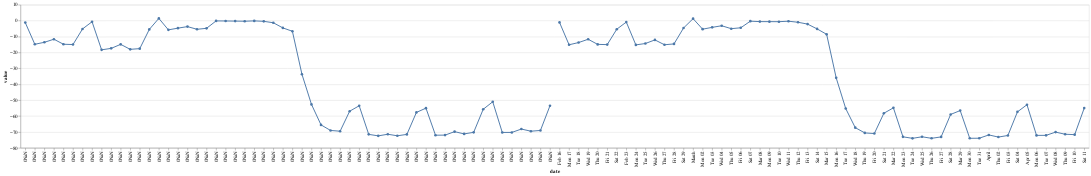

Notebook cell for this chart:
### Code cell
import altair as alt

# alt.themes.enable('dark')

country = "France"
category = "workplace"
subset = df.query('country == @country and category == @category')
chart_data = subset.groupby(['date'])['value'].mean().reset_index()
(alt.Chart(chart_data)
 .mark_line(point=True)
 .encode(x='date', y='value')
 +
 alt.Chart(subset.query('region == "total"'))
 .mark_line(point=True)
 .encode(x='date:T', y='value')
)

### Figure 1 — Vega-Lite specification as saved in the notebook (floating-point values rounded to 4 significant figures)
{"config": {"view": {"continuousWidth": 400, "continuousHeight": 300}}, "layer": [{"data": {"name": "data-a914dbc25812e444125a7d6c3a0da834"}, "mark": {"type": "line", "point": true}, "encoding": {"x": {"type": "nominal", "field": "date"}, "y": {"type": "quantitative", "field": "value"}}}, {"data": {"name": "data-1840af11d4811194004ffff96dbed335"}, "mark": {"type": "line", "point": true}, "encoding": {"x": {"type": "temporal", "field": "date"}, "y": {"type": "quantitative", "field": "value"}}}], "$schema": "https://vega.github.io/schema/vega-lite/v4.8.1.json", "datasets": {"data-a914dbc25812e444125a7d6c3a0da834": [{"date": "2020-02-16", "value": -1.223}, {"date": "2020-02-17", "value": -14.85}, {"date": "2020-02-18", "value": -13.61}, {"date": "2020-02-19", "value": -11.67}, {"date": "2020-02-20", "value": -14.83}, {"date": "2020-02-21", "value": -15.03}, {"date": "2020-02-22", "value": -5.204}, {"date": "2020-02-23", "value": -0.6749}, {"date": "2020-02-24", "value": -18.34}, {"date": "2020-02-25", "value": -17.42}, {"date": "2020-02-26", "value": -14.9}, {"date": "2020-02-27", "value": -18.03}, {"date": "2020-02-28", "value": -17.59}, {"date": "2020-02-29", "value": -5.5}, {"date": "2020-03-01", "value": 1.438}, {"date": "2020-03-02", "value": -5.781}, {"date": "2020-03-03", "value": -4.703}, {"date": "2020-03-04", "value": -3.734}, {"date": "2020-03-05", "value": -5.417}, {"date": "2020-03-06", "value": -4.815}, {"date": "2020-03-07", "value": -0.1569}, {"date": "2020-03-08", "value": -0.1934}, {"date": "2020-03-09", "value": -0.2724}, {"date": "2020-03-10", "value": -0.353}, {"date": "2020-03-11", "value": -0.1311}, {"date": "2020-03-12", "value": -0.4114}, {"date": "2020-03-13", "value": -1.317}, {"date": "2020-03-14", "value": -4.551}, {"date": "2020-03-15", "value": -6.666}, {"date": "2020-03-16", "value": -33.71}, {"date": "2020-03-17", "value": -52.65}, {"date": "2020-03-18", "value": -65.55}, {"date": "2020-03-19", "value": -69.05}, {"date": "2020-03-20", "value": -69.52}, {"date": "2020-03-21", "value": -56.95}, {"date": "2020-03-22", "value": -53.52}, {"date": "2020-03-23", "value": -71.51}, {"date": "2020-03-24", "value": -72.45}, {"date": "2020-03-25", "value": -71.43}, {"date": "2020-03-26", "value": -72.4}, {"date": "2020-03-27", "value": -71.53}, {"date": "2020-03-28", "value": -57.7}, {"date": "2020-03-29", "value": -55.02}, {"date": "2020-03-30", "value": -72.03}, {"date": "2020-03-31", "value": -71.98}, {"date": "2020-04-01", "value": -69.8}, {"date": "2020-04-02", "value": -71.22}, {"date": "2020-04-03", "value": -70.23}, {"date": "2020-04-04", "value": -55.74}, {"date": "2020-04-05", "value": -51.01}, {"date": "2020-04-06", "value": -70.3}, {"date": "2020-04-07", "value": -70.29}, {"date": "2020-04-08", "value": -68.17}, {"date": "2020-04-09", "value": -69.51}, {"date": "2020-04-10", "value": -69.05}, {"date": "2020-04-11", "value": -53.5}], "data-1840af11d4811194004ffff96dbed335": [{"country_geoid": "FR", "country": "France", "region": "total", "category": "workplace", "page": 1, "date": "2020-02-16", "change": -56, "value": -1.107}, {"country_geoid": "FR", "country": "France", "region": "total", "category": "workplace", "page": 1, "date": "2020-02-17", "change": -56, "value": -15.16}, {"country_geoid": "FR", "country": "France", "region": "total", "category": "workplace", "page": 1, "date": "2020-02-18", "change": -56, "value": -13.76}, {"country_geoid": "FR", "country": "France", "region": "total", "category": "workplace", "page": 1, "date": "2020-02-19", "change": -56, "value": -11.7}, {"country_geoid": "FR", "country": "France", "region": "total", "category": "workplace", "page": 1, "date": "2020-02-20", "change": -56, "value": -14.91}, {"country_geoid": "FR", "country": "France", "region": "total", "category": "workplace", "page": 1, "date": "2020-02-21", "change": -56, "value": -15.06}, {"country_geoid": "FR", "country": "France", "region": "total", "category": "workplace", "page": 1, "date": "2020-02-22", "change": -56, "value": -5.382}, {"country_geoid": "FR", "country": "France", "region": "total", "category": "workplace", "page": 1, "date": "2020-02-23", "change": -53, "value": -0.8823}, {"country_geoid": "FR", "country": "France", "region": "total", "category": "workplace", "page": 1, "date": "2020-02-24", "change": -53, "value": -15.24}, {"country_geoid": "FR", "country": "France", "region": "total", "category": "workplace", "page": 1, "date": "2020-02-25", "change": -53, "value": -14.37}, {"country_geoid": "FR", "country": "France", "region": "total", "category": "workplace", "page": 1, "date": "2020-02-26", "change": -53, "value": -12.11}, {"country_geoid": "FR", "country": "France", "region": "total", "category": "workplace", "page": 1, "date": "2020-02-27", "change": -53, "value": -15.15}, {"country_geoid": "FR", "country": "France", "region": "total", "category": "workplace", "page": 1, "date": "2020-02-28", "change": -53, "value": -14.62}, {"country_geoid": "FR", "country": "France", "region": "total", "category": "workplace", "page": 1, "date": "2020-02-29", "change": -55, "value": -4.617}, {"country_geoid": "FR", "country": "France", "region": "total", "category": "workplace", "page": 1, "date": "2020-03-01", "change": -55, "value": 1.257}, {"country_geoid": "FR", "country": "France", "region": "total", "category": "workplace", "page": 1, "date": "2020-03-02", "change": -55, "value": -5.352}, {"country_geoid": "FR", "country": "France", "region": "total", "category": "workplace", "page": 1, "date": "2020-03-03", "change": -55, "value": -4.201}, {"country_geoid": "FR", "country": "France", "region": "total", "category": "workplace", "page": 1, "date": "2020-03-04", "change": -55, "value": -3.201}, {"country_geoid": "FR", "country": "France", "region": "total", "category": "workplace", "page": 1, "date": "2020-03-05", "change": -55, "value": -5.039}, {"country_geoid": "FR", "country": "France", "region": "total", "category": "workplace", "page": 1, "date": "2020-03-06", "change": -55, "value": -4.464}, {"country_geoid": "FR", "country": "France", "region": "total", "category": "workplace", "page": 1, "date": "2020-03-07", "change": -55, "value": -0.3187}, {"country_geoid": "FR", "country": "France", "region": "total", "category": "workplace", "page": 1, "date": "2020-03-08", "change": -55, "value": -0.5909}, {"country_geoid": "FR", "country": "France", "region": "total", "category": "workplace", "page": 1, "date": "2020-03-09", "change": -55, "value": -0.6029}, {"country_geoid": "FR", "country": "France", "region": "total", "category": "workplace", "page": 1, "date": "2020-03-10", "change": -55, "value": -0.6382}, {"country_geoid": "FR", "country": "France", "region": "total", "category": "workplace", "page": 1, "date": "2020-03-11", "change": -55, "value": -0.3371}, {"country_geoid": "FR", "country": "France", "region": "total", "category": "workplace", "page": 1, "date": "2020-03-12", "change": -55, "value": -0.9985}, {"country_geoid": "FR", "country": "France", "region": "total", "category": "workplace", "page": 1, "date": "2020-03-13", "change": -55, "value": -2.154}, {"country_geoid": "FR", "country": "France", "region": "total", "category": "workplace", "page": 1, "date": "2020-03-14", "change": -55, "value": -5.187}, {"country_geoid": "FR", "country": "France", "region": "total", "category": "workplace", "page": 1, "date": "2020-03-15", "change": -55, "value": -8.585}, {"country_geoid": "FR", "country": "France", "region": "total", "category": "workplace", "page": 1, "date": "2020-03-16", "change": -55, "value": -35.97}, {"country_geoid": "FR", "country": "France", "region": "total", "category": "workplace", "page": 1, "date": "2020-03-17", "change": -55, "value": -55.28}, {"country_geoid": "FR", "country": "France", "region": "total", "category": "workplace", "page": 1, "date": "2020-03-18", "change": -55, "value": -67.28}, {"country_geoid": "FR", "country": "France", "region": "total", "category": "workplace", "page": 1, "date": "2020-03-19", "change": -55, "value": -70.6}, {"country_geoid": "FR", "country": "France", "region": "total", "category": "workplace", "page": 1, "date": "2020-03-20", "change": -55, "value": -70.99}, {"country_geoid": "FR", "country": "France", "region": "total", "category": "workplace", "page": 1, "date": "2020-03-21", "change": -55, "value": -58.22}, {"country_geoid": "FR", "country": "France", "region": "total", "category": "workplace", "page": 1, "date": "2020-03-22", "change": -55, "value": -54.82}, {"country_geoid": "FR", "country": "France", "region": "total", "category": "workplace", "page": 1, "date": "2020-03-23", "change": -55, "value": -73.05}, {"country_geoid": "FR", "country": "France", "region": "total", "category": "workplace", "page": 1, "date": "2020-03-24", "change": -55, "value": -74.01}, {"country_geoid": "FR", "country": "France", "region": "total", "category": "workplace", "page": 1, "date": "2020-03-25", "change": -55, "value": -73.03}, {"country_geoid": "FR", "country": "France", "region": "total", "category": "workplace", "page": 1, "date": "2020-03-26", "change": -55, "value": -73.99}, {"country_geoid": "FR", "country": "France", "region": "total", "category": "workplace", "page": 1, "date": "2020-03-27", "change": -55, "value": -73.1}, {"country_geoid": "FR", "country": "France", "region": "total", "category": "workplace", "page": 1, "date": "2020-03-28", "change": -55, "value": -58.97}, {"country_geoid": "FR", "country": "France", "region": "total", "category": "workplace", "page": 1, "date": "2020-03-29", "change": -55, "value": -56.54}, {"country_geoid": "FR", "country": "France", "region": "total", "category": "workplace", "page": 1, "date": "2020-03-30", "change": -55, "value": -73.99}, {"country_geoid": "FR", "country": "France", "region": "total", "category": "workplace", "page": 1, "date": "2020-03-31", "change": -55, "value": -73.92}, {"country_geoid": "FR", "country": "France", "region": "total", "category": "workplace", "page": 1, "date": "2020-04-01", "change": -55, "value": -71.86}, {"country_geoid": "FR", "country": "France", "region": "total", "category": "workplace", "page": 1, "date": "2020-04-02", "change": -55, "value": -73.2}, {"country_geoid": "FR", "country": "France", "region": "total", "category": "workplace", "page": 1, "date": "2020-04-03", "change": -55, "value": -72.2}, {"country_geoid": "FR", "country": "France", "region": "total", "category": "workplace", "page": 1, "date": "2020-04-04", "change": -55, "value": -57.35}, {"country_geoid": "FR", "country": "France", "region": "total", "category": "workplace", "page": 1, "date": "2020-04-05", "change": -55, "value": -52.86}, {"country_geoid": "FR", "country": "France", "region": "total", "category": "workplace", "page": 1, "date": "2020-04-06", "change": -55, "value": -72.15}, {"country_geoid": "FR", "country": "France", "region": "total", "category": "workplace", "page": 1, "date": "2020-04-07", "change": -55, "value": -72.13}, {"country_geoid": "FR", "country": "France", "region": "total", "category": "workplace", "page": 1, "date": "2020-04-08", "change": -55, "value": -70.09}, {"country_geoid": "FR", "country": "France", "region": "total", "category": "workplace", "page": 1, "date": "2020-04-09", "change": -55, "value": -71.43}, {"country_geoid": "FR", "country": "France", "region": "total", "category": "workplace", "page": 1, "date": "2020-04-10", "change": -55, "value": -71.69}, {"country_geoid": "FR", "country": "France", "region": "total", "category": "workplace", "page": 1, "date": "2020-04-11", "change": -55, "value": -55.0}]}}
